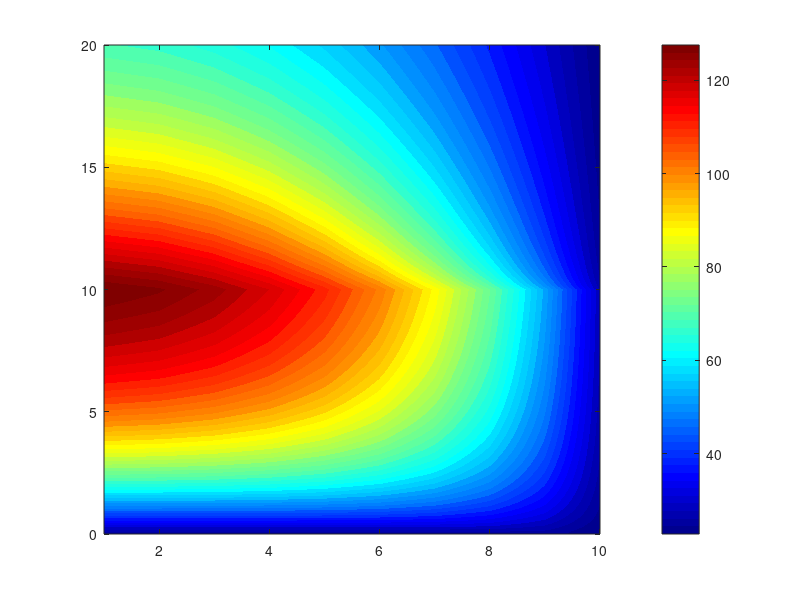

Write the MATLAB code that produced this figure. (Note: this script raises an error after producing the figure.)
%% EV Battery Module 1D Transient Thermal Solver
clear; clc; close all;

%% 1. Simulation Controls
t_end = 1200;          % Total simulation time (seconds)
dt = 0.1;              % Time step (seconds)
time = 0:dt:t_end;
N_cells = 10;          % Number of cells in the 1D array

%% 2. Battery and Cooling Properties
m_cell = 0.070;        % Mass of one cell (kg)
Cp_cell = 800;         % Specific heat (J/kg*K)
R_cc = 0.25;           % Thermal resistance between adjacent cells (K/W)
R_cool = 0.08;         % Thermal resistance from Cell 10 to the chill plate (K/W)

T_amb = 25;            % Ambient temperature (°C)
T_cool = 20;           % Coolant temperature (°C)

R0 = 0.018;            % Internal resistance at ambient temp, 21700 cell (Ohms)
alpha = 0.0001;        % Resistance drop per degree above ambient (1/°C)

%% 3. Load Profile
I_profile = zeros(size(time));
I_profile(time <= 600) = 35;               % 35A fast-charge for first 10 min
I_profile(time > 600 & time <= 1200) = 10; % taper to 10A for remaining 10 min

%% 4. Memory Allocation with Initial Conditions
T = zeros(N_cells, length(time));
T(:, 1) = T_amb;

%% 5. Time Stepping Solver (Explicit Finite Difference)
for k = 1:(length(time)-1)
    I = I_profile(k);
    for i = 1:N_cells
        R_int = R0 - alpha * (T(i, k) - T_amb);
        Q_gen = (I^2) * R_int;

        if i == 1
            Q_left = 0; % insulated end
        else
            Q_left = (T(i, k) - T(i-1, k)) / R_cc;
        end

        if i == N_cells
            Q_right = (T(i, k) - T_cool) / R_cool; % only Cell 10 touches the chill plate
        else
            Q_right = (T(i, k) - T(i+1, k)) / R_cc;
        end

        dTdt = (Q_gen - Q_left - Q_right) / (m_cell * Cp_cell);
        T(i, k+1) = T(i, k) + dTdt * dt;
    end
end

%% 6. Visualizations
close all;

%Figure 1: Spatio temporal contour of temperature across the pack
fig1 = figure('Color', 'w', 'Position', [100, 100, 800, 500]);
[X, Y] = meshgrid(1:N_cells, time/60);
contourf(X, Y, T', 50, 'LineColor', 'none');
colormap(jet);

c = colorbar;
c.Label.String = 'Temperature (°C)';
c.Label.Color = 'k';
c.Color = 'k';
clim([20 135]); % covers the full range up to cell 1's peak

title('Module Thermal Gradient Profile Over Time', 'FontSize', 14, 'Color', 'k', 'FontWeight', 'bold');
xlabel('Cell Number (Cell 1: Insulated Base | Cell 10: End Cooled)', 'FontSize', 11, 'Color', 'k');
ylabel('Simulation Time (Minutes)', 'FontSize', 11, 'Color', 'k');

ax1 = gca;
ax1.Color = 'w';
ax1.XColor = 'k';
ax1.YColor = 'k';
set(ax1, 'XTick', 1:N_cells);
grid on;
ax1.GridColor = 'k';
ax1.GridAlpha = 0.15;

%Figure 2: Transient temperature at three representative cells
fig2 = figure('Color', 'w', 'Position', [150, 150, 800, 500]);
plot(time/60, T(1,:), 'r-', 'LineWidth', 2.5, 'DisplayName', 'Cell 1 (Worst Case - Far End)');
hold on;
plot(time/60, T(5,:), 'g-', 'LineWidth', 2.5, 'DisplayName', 'Cell 5 (Mid-Pack)');
plot(time/60, T(10,:), 'b-', 'LineWidth', 2.5, 'DisplayName', 'Cell 10 (Best Case - Near Coolant)');

yl = yline(45, '--k', 'Max Degradation Limit (45°C)', 'LineWidth', 1.5);
yl.Color = [0.2 0.2 0.2];

title('Transient Temperature Response — End-Cooled Architecture', 'FontSize', 14, 'Color', 'k', 'FontWeight', 'bold');
ylabel('Temperature (°C)', 'FontSize', 11, 'Color', 'k');
xlabel('Time (Minutes)', 'FontSize', 11, 'Color', 'k');

lgd = legend('Location', 'best');
lgd.TextColor = 'k';
lgd.Color = 'w';
lgd.EdgeColor = 'k';

ax2 = gca;
ax2.Color = 'w';
ax2.XColor = 'k';
ax2.YColor = 'k';
ylim([20 140]); % wide enough to show Cell 1's full peak
grid on;
ax2.GridColor = 'k';
ax2.GridAlpha = 0.15;
